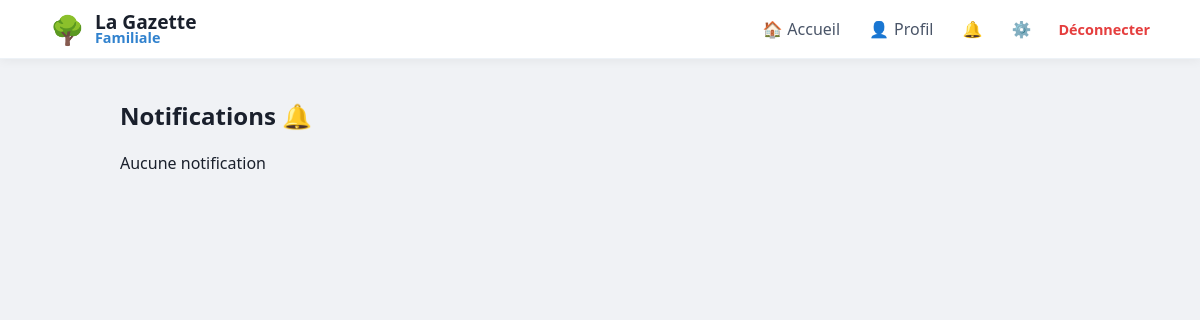
The page /notifications (signed in) on the database as committed earlier.
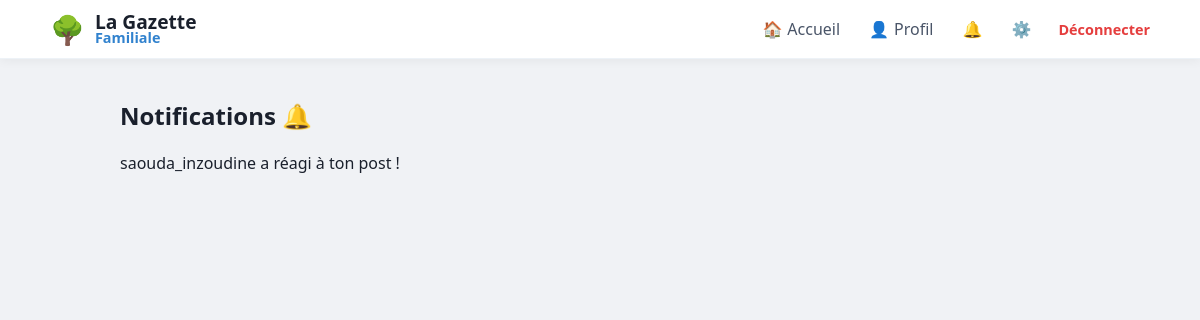
The same page on the database as committed later.
### tables this page shows
CREATE TABLE notifications (id INTEGER PRIMARY KEY AUTOINCREMENT, username TEXT, message TEXT);

### app.py (the view)
@app.route("/notifications")
@login_required
def notifications():
    with get_db() as db:
        notifs = db.execute("SELECT message FROM notifications WHERE username=? ORDER BY id DESC",
                            (session["user"],)).fetchall()
    return render_template("notifications.html", notifs=notifs)

### app.py (called while the page is built)
def get_db():
    db = sqlite3.connect("database.db")
    db.row_factory = sqlite3.Row
    return db

def login_required(f):
    @wraps(f)
    def decorated_function(*args, **kwargs):
        if "user" not in session:
            flash("Veuillez vous connecter pour accéder à cette page.", "info")
            return redirect("/login")
        return f(*args, **kwargs)
    return decorated_function

### templates/notifications.html
{% extends "base.html" %}
{% block content %}
<div class="container">
    <h2>Notifications 🔔</h2>
    {% if notifs %}
        {% for n in notifs %}
            <div class="post">
                {{ n[0] }}
            </div>
        {% endfor %}
    {% else %}
        <p>Aucune notification</p>
    {% endif %}
</div>
{% endblock %}

Rows that differ between the two databases and show on the page:
added notifications: message "saouda_inzoudine a réagi à ton post !"
Other text that changed with them:
text no longer shown: "Aucune notification"
